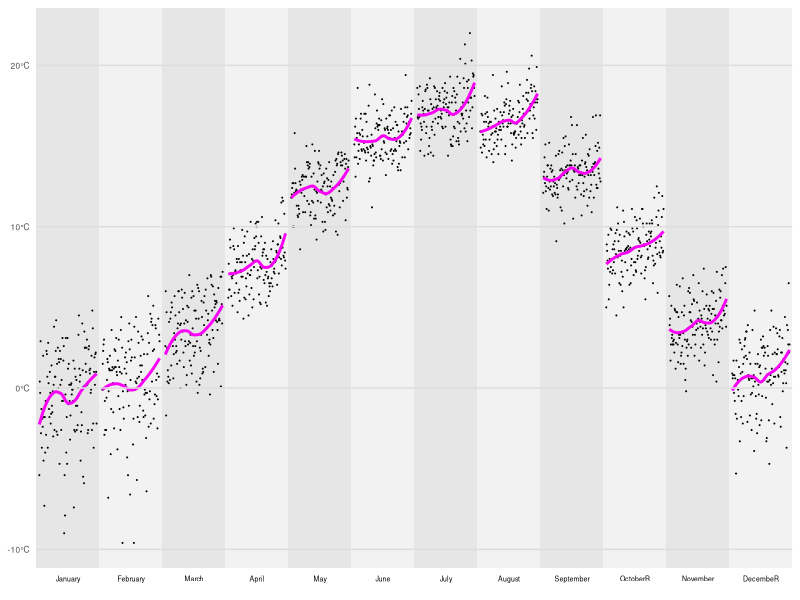
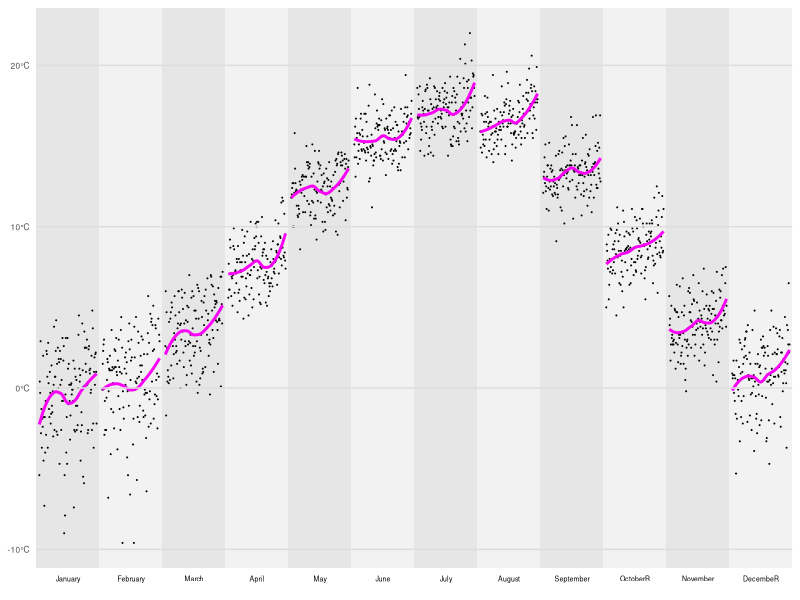

These charts were generated, in order, by the following R code:
## ---- chunk 1
knitr::opts_chunk$set(echo = TRUE)
knitr::opts_chunk$set(warning = FALSE)
knitr::opts_chunk$set(message = FALSE)
## ---- chunk 2
library(tidyverse)
library(readxl)
library(dplyr)
#Based on: https://bl.ocks.org/gka/raw/1d716deada5f05e595c77df39f7320b4/e95b47f706f295cd72fb875eae9c2b6493eab367/
## ---- chunk 3
climate <- read_csv("group-3.csv")

summary(climate)
monthstr <- as_labeller(c(`0`="January", `1` = "February",
                           `2`="March", `3`="April",
                           `4`="May", `5`="June",
                           `6`="July", `7`="August",
                           `8`="September", `9`= "OctoberR",
                           `10`="November", `11`="DecembeR"))
## ---- chunk 4

climate %>%
  ggplot(mapping = aes(x = year, y = tmp)) +
  geom_rect(data=subset(climate,month==c(0,2,4,6,8,10) ), fill="#e6e6e6",
            xmin=-Inf, xmax=Inf, ymin=-Inf, ymax=Inf, alpha=1) +
  geom_rect(data=subset(climate,month==c(1,3,5,7,9,11) ), fill="#f2f2f2",
            xmin=-Inf, xmax=Inf, ymin=-Inf, ymax=Inf, alpha=1) +
  geom_point(size = 0.05, fill = "#494949") +
  geom_smooth(method = "loess", size = 1, se = FALSE, color = '#FB00F7')+
  #geom_smooth(method = "lm", formula = y ~ 1, se = FALSE, color = "#2166AC")+ # avg_lines
  #Add curves by using provided data:
  #geom_line(mapping = aes(x = year, y = tmpLoess), 
  #           color = "#FB00F7", size = 1)+
  facet_grid(cols = vars(month), switch="x",
             labeller = monthstr) +
  theme_light() +
  scale_y_continuous(labels=function(x) paste0(x,"°C")) +
  theme(
        panel.spacing = unit(0,"lines"),
        panel.border = element_blank(),
        panel.grid.major.x = element_blank(),
        panel.grid = element_blank(),
        panel.grid.minor = element_blank(),
        panel.background = element_rect(fill = NA),
        panel.grid.major.y = element_line(color = "#dddddd", size = .5),
        panel.ontop = TRUE,
        axis.ticks = element_blank(),
        #axis.line = element_blank(),
        axis.title = element_blank(),
        axis.text.x = element_blank(),
        axis.text.y = element_text(size=6),
        strip.background = element_blank(),
        strip.text = element_text(color = 'black', size = 5))
ggsave("climategraph.png")  

